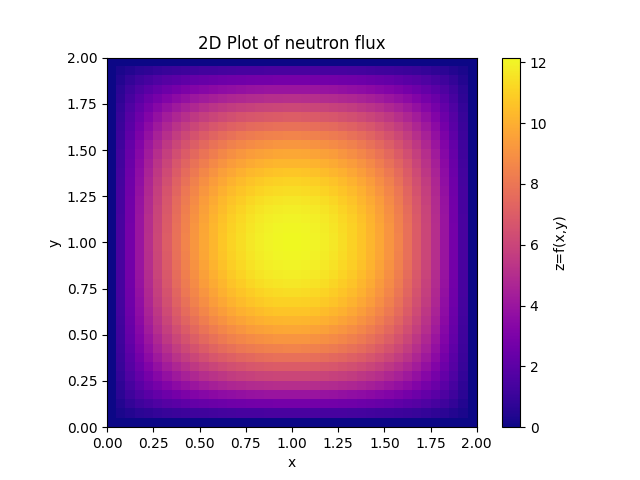

Python code for this plot:
import matplotlib.pyplot as plt
import numpy as np

# Partitions
N = 40

#Input Output Array
x = np.zeros((N,N))
flux_old = np.zeros((N,N))
flux_new = np.zeros((N,N))
source = np.zeros((N,N))

#params
absorb_cs = 0.53 #absorb cross sec
Diff_coef = 0.47 #diff coef
plat_dim = 2 #plat dim (meter)

# Initial conditions
dx = plat_dim / (N)
dy = plat_dim / (N)
print(dy)

#Boundary Conditions
# flux_new[0] = flux_old[0]
# flux_new[-1] = flux_old[N-1]
source[:,0] = 0
source[:,-1] = 0
source[0,:] = 0
source[-1,:] = 0

# Initial guess
flux_guess = 75
init_source = 25

source[1:-1,1:-1] = init_source
# source[8:-8,8:-8] = 0
flux_old[1:-1,1:-1] = flux_guess
flux_new[1:-1,1:-1] = (flux_guess+init_source)/2

#Convergence Criteria
iteration = 0
err_max = 1/100 #Relative % error of numeric and analytic (5% in this case)
itermax = 10000
while True:
    conv = 1
    for i in range(1, N-1):
        for j in range(1, N-1):
            flux_new[i,j] = ((flux_old[i+1,j] + flux_old[i-1,j])/(dx**2) + (flux_old[i,j+1] + flux_old[i,j-1])/(dy**2) + (source[i,j]/Diff_coef)) / ((absorb_cs/Diff_coef) + (2/(dx**2)) + (2/(dy**2)))
            error = np.abs((flux_new[i,j]-flux_old[i,j])/flux_new[i,j])
            flux_old[i,j] = flux_new[i,j] #Updating Simultaneously after y_new[i] calculations (much faster)
            if error*100 > err_max:
                conv = 0
        
    iteration += 1
    if conv == 1 or iteration > itermax:
        conv = True
        break

max_flux = np.max(flux_new)
avg_flux = np.mean(flux_new)
peaking_factor = max_flux / avg_flux

print(f"iteration val = {iteration} , convergence = {conv}\n")
print(f'Max relative error = {100*error:.5f}%')
print(f'Peaking Factor = {peaking_factor}')

# print(source)
plt.imshow(flux_new, extent=(0,plat_dim,0,plat_dim), cmap='plasma')
plt.colorbar(label='z=f(x,y)')
plt.xlabel('x')
plt.ylabel('y')
plt.title('2D Plot of neutron flux')
plt.savefig('10219068.png')
plt.show()